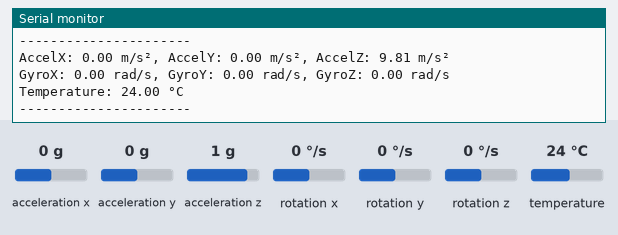
The sketch below on a simulated ESP32. Shown: the last lines printed to the serial monitor. Inputs (shaded band) come from the test bench; at power-on: acceleration x 0 g, acceleration y 0 g, acceleration z 1 g, rotation x 0 °/s, rotation y 0 °/s, rotation z 0 °/s, temperature 24 °C.

Above: at 1.3 s.
1.4 s: acceleration x set to -1.4 g
2.9 s: acceleration y set to -1.4 g
4.4 s: acceleration z set to -1.4 g
5.9 s: rotation x set to -192 °/s
At 6.6 s:
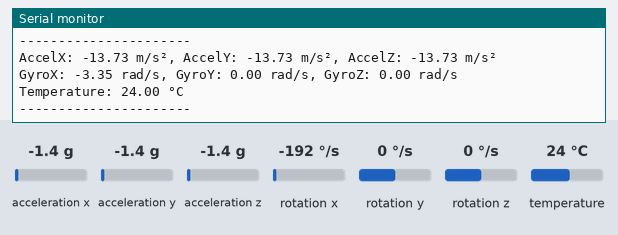
7.4 s: rotation y set to -192 °/s
At 8.1 s:
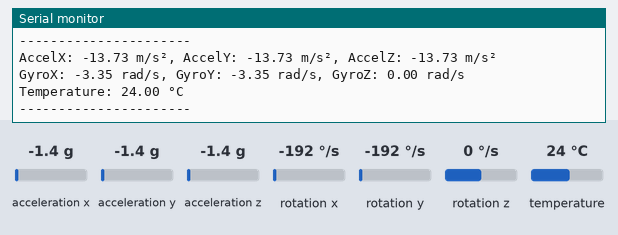

Measured:
- after the input at 5.9 s, the serial monitor: prints a new line after 0.24 s (image 1)
- after the input at 7.4 s, the serial monitor: prints a new line after 0.27 s (image 2)

The sketch:

Code_for_accelerometer.ino
```cpp
#include <Wire.h>
#include <Adafruit_MPU6050.h>
#include <Adafruit_Sensor.h>

Adafruit_MPU6050 mpu;

void setup() {
    Serial.begin(115200);
    Wire.begin(21, 22);

    if (!mpu.begin()) {
        Serial.println("MPU6050 not found!");
        while (1) delay(1000);
    }

    mpu.setAccelerometerRange(MPU6050_RANGE_8_G);
    mpu.setGyroRange(MPU6050_RANGE_250_DEG);
    mpu.setFilterBandwidth(MPU6050_BAND_21_HZ);
}

void loop() {
    // Create sensor event objects for accelerometer, gyroscope, and temperature
    sensors_event_t a, g, temp;
    mpu.getEvent(&a, &g, &temp);

    Serial.print("AccelX: ");
    Serial.print(a.acceleration.x);
    Serial.print(" m/s², ");

    Serial.print("AccelY: ");
    Serial.print(a.acceleration.y);
    Serial.print(" m/s², ");

    Serial.print("AccelZ: ");
    Serial.print(a.acceleration.z);
    Serial.println(" m/s²");

    // Print Gyroscope Data (X, Y, Z)
    Serial.print("GyroX: ");
    Serial.print(g.gyro.x);
    Serial.print(" rad/s, ");

    Serial.print("GyroY: ");
    Serial.print(g.gyro.y);
    Serial.print(" rad/s, ");

    Serial.print("GyroZ: ");
    Serial.print(g.gyro.z);
    Serial.println(" rad/s");

    // Print Temperature
    Serial.print("Temperature: ");
    Serial.print(temp.temperature);
    Serial.println(" °C");

    Serial.println("----------------------");

    delay(500);  // Short delay to prevent Serial Overflow
}
```
